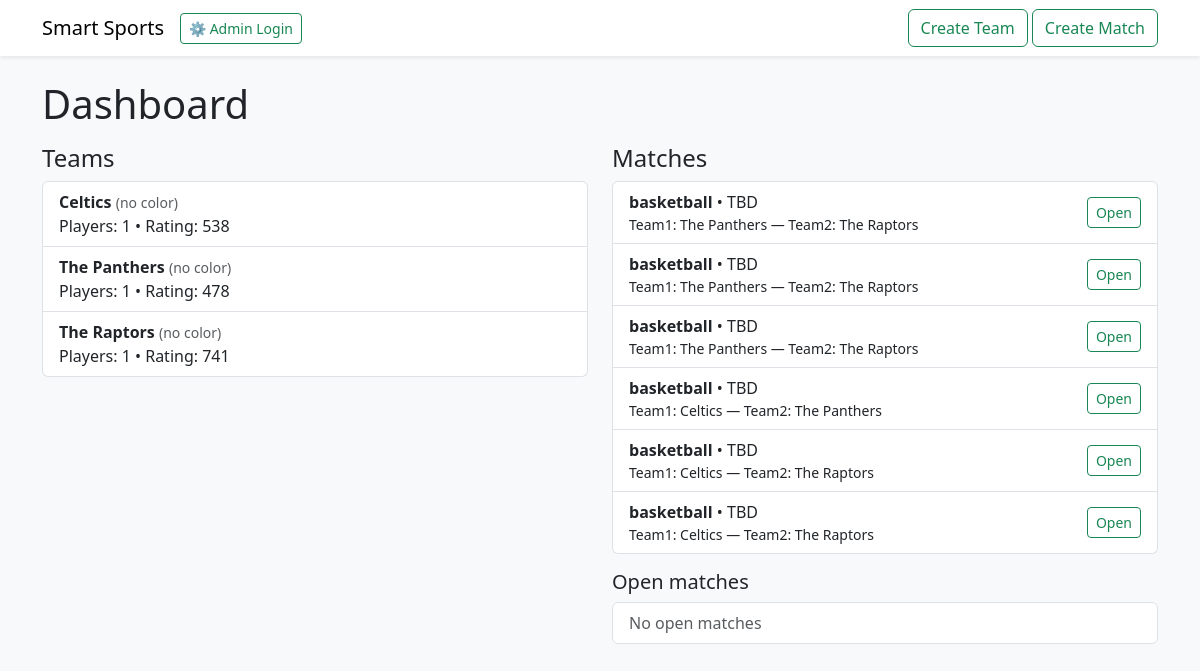
Before: / with the older database file.
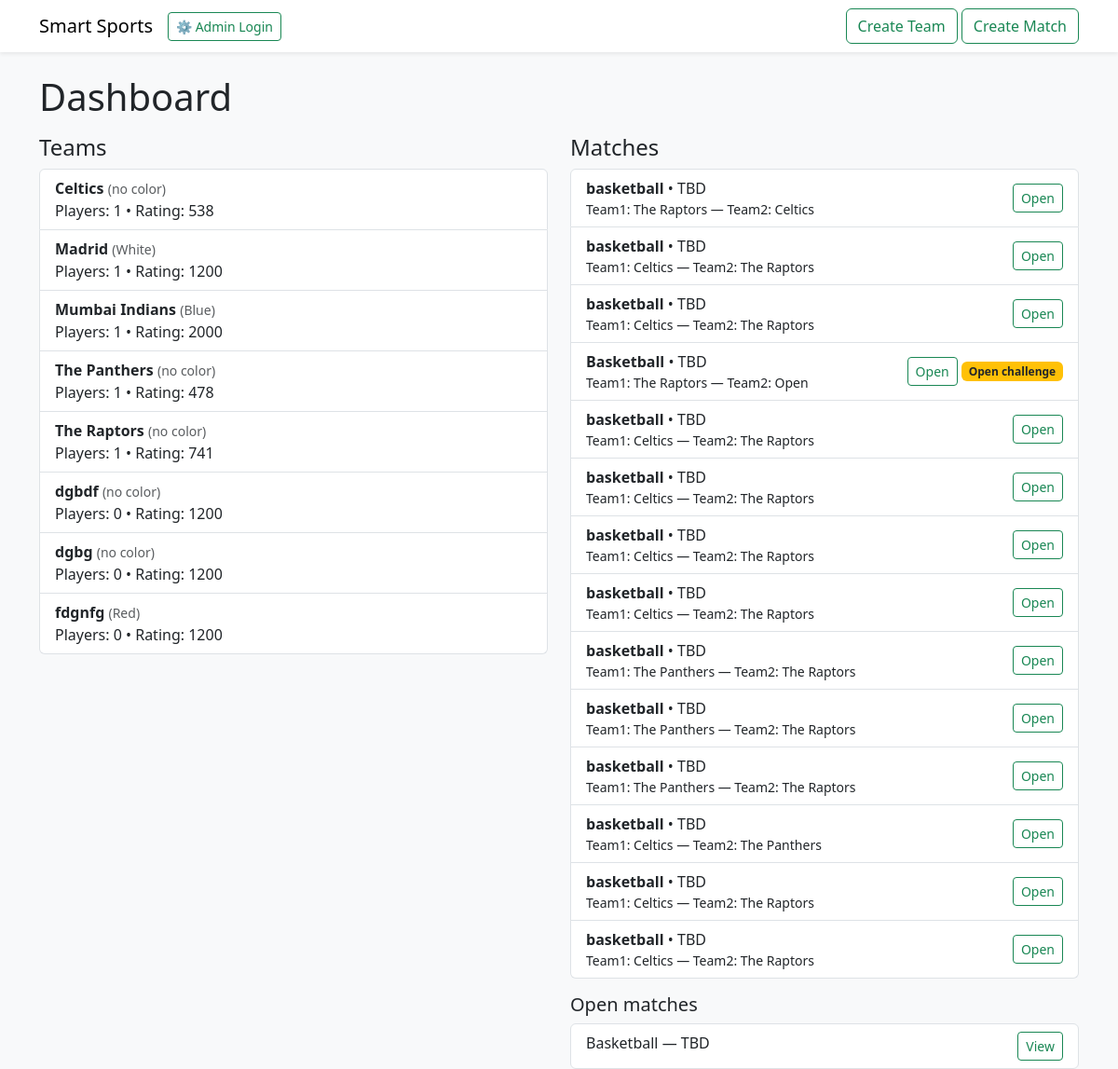
After: the same page with the newer database file.
### app/models.py (models this page shows)
class Team(db.Model):
    id = db.Column(db.Integer, primary_key=True)
    name = db.Column(db.String(120), nullable=False)
    color = db.Column(db.String(30), nullable=True)
    skill_rating = db.Column(db.Integer, default=1200)
    created_at = db.Column(db.DateTime, default=datetime.utcnow)
    sport = db.Column(db.String(50), nullable=True, default="soccer")
    captain_id = db.Column(db.Integer, db.ForeignKey('player.id'), nullable=True)
    matches_played = db.Column(db.Integer, default=0)
    matches_won = db.Column(db.Integer, default=0)
    matches_lost = db.Column(db.Integer, default=0)
    players = db.relationship("Player", backref="team", lazy=True, foreign_keys="Player.team_id")

class Match(db.Model):
    id = db.Column(db.Integer, primary_key=True)
    sport = db.Column(db.String(80), nullable=False, default="soccer")
    location = db.Column(db.String(200), nullable=True)
    date = db.Column(db.DateTime, nullable=True)
    team1_id = db.Column(db.Integer, db.ForeignKey('team.id'), nullable=True)
    team2_id = db.Column(db.Integer, db.ForeignKey('team.id'), nullable=True)
    stakes = db.Column(db.Float, default=0.0)
    status = db.Column(db.String(50), default="pending")
    created_at = db.Column(db.DateTime, default=datetime.utcnow)
    team1 = db.relationship("Team", foreign_keys=[team1_id], lazy=True)
    team2 = db.relationship("Team", foreign_keys=[team2_id], lazy=True)
    winner_team_id = db.Column(db.Integer, db.ForeignKey('team.id'), nullable=True)

### app/routes.py (the view)
@app.route("/")
def index():
    teams = Team.query.order_by(Team.name).all()
    matches = Match.query.order_by(Match.created_at.desc()).all()
    open_matches = [m for m in matches if (not m.team1_id) or (not m.team2_id)]
    return render_template("index.html", teams=teams, matches=matches, open_matches=open_matches)

### app/templates/index.html
{% extends "base.html" %}
{% block content %}
<h1 class="mb-3">Dashboard</h1>
<div class="row">
  <div class="col-md-6">
    <h4>Teams</h4>
    <div class="list-group">
      {% for t in teams %}
        <a class="list-group-item list-group-item-action" href="{{ url_for('team_detail', team_id=t.id) }}">
          <strong>{{ t.name }}</strong> <small class="text-muted">({{ t.color or 'no color' }})</small>
          <div>Players: {{ t.players|length }} • Rating: {{ t.skill_rating }}</div>
        </a>
      {% else %}
        <div class="text-muted">No teams yet.</div>
      {% endfor %}
    </div>
  </div>
  <div class="col-md-6">
    <h4>Matches</h4>
    <ul class="list-group mb-3">
      {% for m in matches %}
      <li class="list-group-item d-flex justify-content-between align-items-center">
        <div>
          <strong>{{ m.sport }}</strong> • {{ m.location or 'TBD' }}
          <div class="small">Team1: {{ m.team1.name if m.team1 else 'Open' }} — Team2: {{ m.team2.name if m.team2 else 'Open' }}</div>
        </div>
        <div>
          <a class="btn btn-sm btn-outline-success" href="{{ url_for('match_detail', match_id=m.id) }}">Open</a>
          {% if (not m.team1_id) or (not m.team2_id) %}
            <span class="badge bg-warning text-dark">Open challenge</span>
          {% endif %}
        </div>
      </li>
      {% else %}
        <li class="list-group-item">No matches yet.</li>
      {% endfor %}
    </ul>
    <h5>Open matches</h5>
    <ul class="list-group">
      {% for om in open_matches %}
        <li class="list-group-item d-flex justify-content-between">
          <div>{{ om.sport }} — {{ om.location or 'TBD' }}</div>
          <a class="btn btn-sm btn-outline-success" href="{{ url_for('match_detail', match_id=om.id) }}">View</a>
        </li>
      {% else %}
        <li class="list-group-item text-muted">No open matches</li>
      {% endfor %}
    </ul>
  </div>
</div>
{% endblock %}

### app/templates/base.html (shortened to what this page needs)
<!doctype html>
<html>
<head>
  <link href="https://cdn.jsdelivr.net/npm/bootstrap@5.3.0/dist/css/bootstrap.min.css" rel="stylesheet">
</head>
<body class="bg-light text-dark">
<nav class="navbar navbar-expand-lg navbar-light bg-white shadow-sm mb-4">
  <div class="container">
    <a class="navbar-brand" href="{{ url_for('index') }}">Smart Sports</a>
    <div class="admin-login-container">
    <a href="{{ url_for('admin_login') }}" class="btn btn-sm btn-outline-success">⚙️ Admin Login</a>
</div>
    <div class="ms-auto">
      <a class="btn btn-outline-success" href="{{ url_for('create_team') }}">Create Team</a>
      <a class="btn btn-outline-success" href="{{ url_for('create_match') }}">Create Match</a>
    </div>
  </div>
</nav>
<div class="container">
  {% block content %}{% endblock %}
</div>
</body>
</html>

Changed rows visible on the page:
added Team: name "Madrid", color "White", players|length "1", skill_rating "1200"
added Team: name "Mumbai Indians", color "Blue", players|length "1", skill_rating "2000"
added Team: name "dgbdf", color "no color", players|length "0", skill_rating "1200"
added Team: name "dgbg", color "no color", players|length "0", skill_rating "1200"
added Team: name "fdgnfg", color "Red", players|length "0", skill_rating "1200"
added Match: sport "basketball", location "TBD", team1 "The Raptors", team2 "Celtics", shown under "Matches"
added Match: sport "basketball", location "TBD", team1 "Celtics", team2 "The Raptors", shown under "Matches"
added Match: sport "basketball", location "TBD", team1 "Celtics", team2 "The Raptors", shown under "Matches"
added Match: sport "Basketball", location "TBD", team1 "The Raptors", team2 "Open", shows "Open challenge"
added Match: sport "basketball", location "TBD", team1 "Celtics", team2 "The Raptors", shown under "Matches"
added Match: sport "basketball", location "TBD", team1 "Celtics", team2 "The Raptors", shown under "Matches"
added Match: sport "basketball", location "TBD", team1 "Celtics", team2 "The Raptors", shown under "Matches"
added Match: sport "basketball", location "TBD", team1 "Celtics", team2 "The Raptors", shown under "Matches"
Other visible differences:
text no longer shown: "No open matches"
